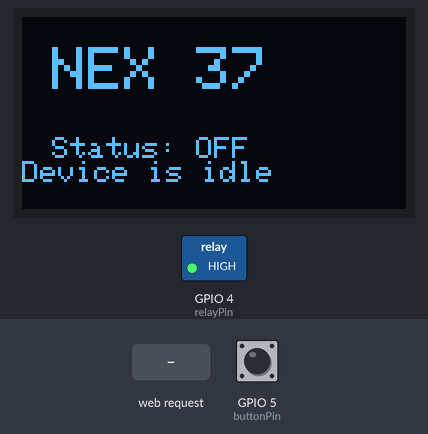
Bench run of a sketch on a simulated ESP32. Parts: 128×64 one-colour display, switched loads named in the sketch (green lamp = pin HIGH). Inputs (shaded band) come from the test bench; at power-on: GPIO 5 (buttonPin) HIGH. WiFi joins after 1.5 s; servers stay silent unless stated; what the sketch prints to the serial monitor is not drawn.

Above: at 2.7 s.
2.8 s: GPIO 5 (buttonPin) pulled LOW for 3.2 s
At 7.1 s:
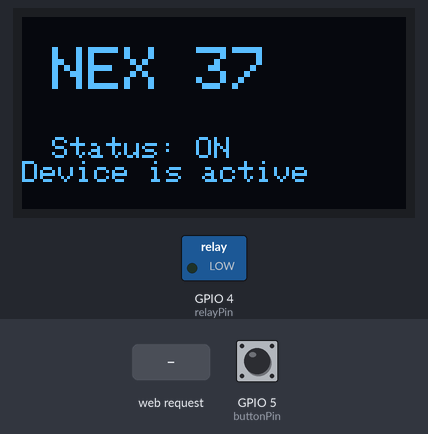
7.5 s: GPIO 5 (buttonPin) pulled LOW for 0.15 s
At 8.7 s:
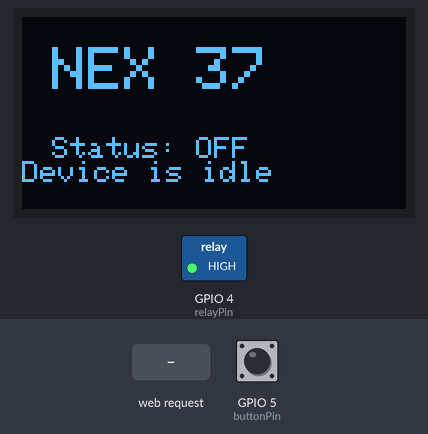
9.1 s: HTTP request GET /ON received
At 10.1 s:
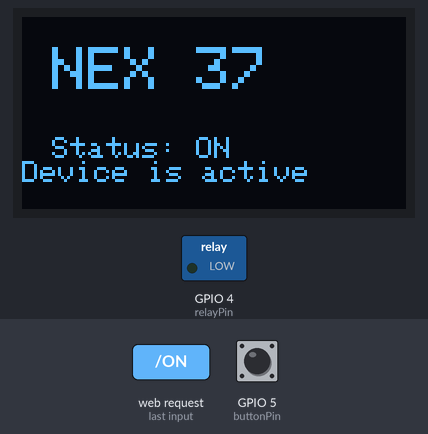
Timing chart, 0 to 12.1 s (numbered marks = the images above; inputs shaded):
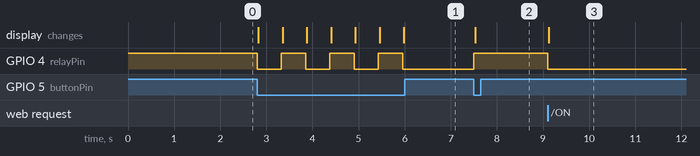

Measured:
- after the input at 2.8 s, GPIO 4 (relayPin): alternates HIGH for 0.53 s and LOW for 0.53 s, 7 changes in all, then stays LOW, starting at once; the display: changes at once (image 1)
- after the input at 7.5 s, GPIO 4 (relayPin): LOW → HIGH at once; the display: changes at once (image 2)
- after the input at 9.1 s, GPIO 4 (relayPin): HIGH → LOW at once; the display: changes at once (image 3)

The sketch:

sketch.ino
```cpp
#include <Wire.h>
#include <Adafruit_GFX.h>
#include <Adafruit_SSD1306.h>
#include <WiFi.h> // مكتبة الواي فاي

// إعدادات الشاشة
#define SCREEN_WIDTH 128
#define SCREEN_HEIGHT 64
Adafruit_SSD1306 display(SCREEN_WIDTH, SCREEN_HEIGHT, &Wire, -1);

// تعريف الأطراف
const int relayPin = 4;  // طرف الريلاي متوصل بـ 4
const int buttonPin = 5; // طرف الزر متوصل بـ 5

// متغير لحفظ حالة الريلاي
bool relayState = false;

// بيانات شبكة الواي فاي (غيرها لو حبيت)
const char* ssid = "Wokwi-GUEST"; // دي شبكة المحاكي الجاهزة
const char* password = "";

// إنشاء سيرفر ويب على منفذ 80
WiFiServer server(80);

void setup() {
  Serial.begin(115200);

  // تشغيل الشاشة على أطراف 8 و 9
  Wire.begin(8, 9);

  // إعداد الأطراف
  pinMode(relayPin, OUTPUT);
  pinMode(buttonPin, INPUT_PULLUP);

  // إطفاء الريلاي في البداية
  digitalWrite(relayPin, HIGH);

  // تشغيل الشاشة
  if(!display.begin(SSD1306_SWITCHCAPVCC, 0x3C)) {
    Serial.println(F("SSD1306 allocation failed"));
    for(;;);
  }

  updateDisplay();

  // --- الاتصال بالواي فاي ---
  Serial.print("Connecting to WiFi");
  WiFi.begin(ssid, password);
  while (WiFi.status() != WL_CONNECTED) {
    delay(500);
    Serial.print(".");
  }

  Serial.println("\nWiFi connected.");
  Serial.print("IP Address: ");
  Serial.println(WiFi.localIP()); // ده الـ IP اللي هتفتحه من المتصفح

  server.begin(); // بدء السيرفر
}

void loop() {
  // --- 1. التحكم بالزر الفيزيائي ---
  if (digitalRead(buttonPin) == LOW) {
    relayState = !relayState;
    digitalWrite(relayPin, relayState ? LOW : HIGH);
    updateDisplay();
    delay(500);
  }

  // --- 2. التحكم عن طريق الويب (النت) ---
  WiFiClient client = server.available();
  if (client) {
    String request = client.readStringUntil('\r');

    // لو الطلب فيه /ON
    if (request.indexOf("/ON") != -1) {
      relayState = true;
      digitalWrite(relayPin, LOW);
      updateDisplay();
    }
    // لو الطلب فيه /OFF
    else if (request.indexOf("/OFF") != -1) {
      relayState = false;
      digitalWrite(relayPin, HIGH);
      updateDisplay();
    }

    // إرسال صفحة الويب للمتصفح
    client.println("HTTP/1.1 200 OK");
    client.println("Content-Type: text/html");
    client.println("Connection: close");
    client.println();
    client.println("<!DOCTYPE HTML><html>");
    client.println("<head><meta name=\"viewport\" content=\"width=device-width, initial-scale=1\">");
    client.println("<style>html { font-family: Helvetica; display: inline-block; margin: 0px auto; text-align: center;}</style></head>");
    client.println("<body><h1>Nex 37 - Web Control</h1>");

    if (relayState) {
      client.println("<p>Device is currently: <b>ON</b></p>");
    } else {
      client.println("<p>Device is currently: <b>OFF</b></p>");
    }

    client.println("<p><a href=\"/ON\"><button style=\"padding:20px; font-size:30px;\">TURN ON</button></a></p>");
    client.println("<p><a href=\"/OFF\"><button style=\"padding:20px; font-size:30px;\">TURN OFF</button></a></p>");
    client.println("</body></html>");

    delay(1);
    client.stop();
  }
}

// دالة تحديث الشاشة
void updateDisplay() {
  display.clearDisplay();
  display.setTextSize(2);
  display.setTextColor(WHITE);
  display.setCursor(10, 10);
  display.println("NEX 37");

  display.setTextSize(1);
  display.setCursor(10, 40);
  display.print("Status: ");

  if (relayState) {
    display.println("ON");
    display.println("Device is active");
  } else {
    display.println("OFF");
    display.println("Device is idle");
  }

  display.display();
}
```
